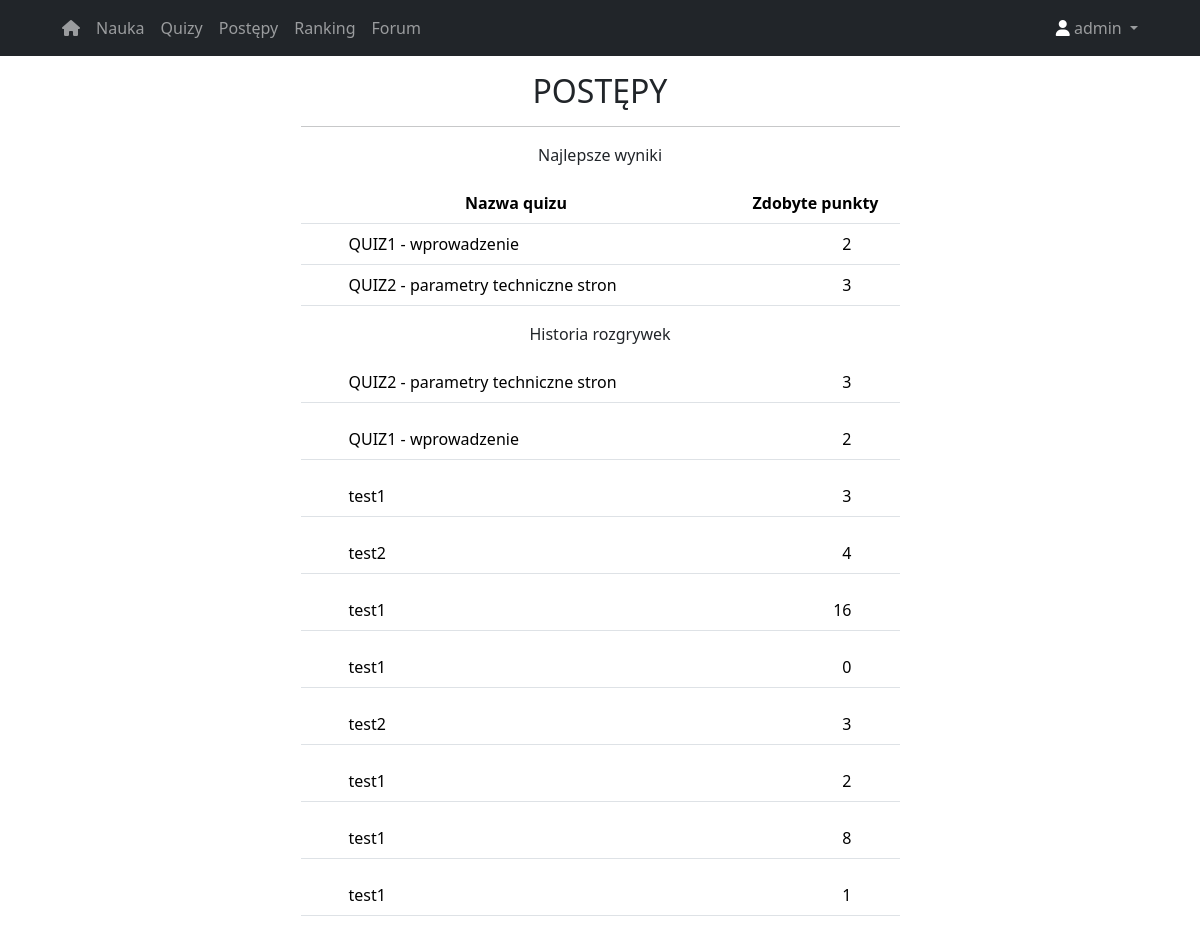
Page /progress (signed in) on the committed database.
### website/models.py (models this page shows)
class User(db.Model, UserMixin):
    id = db.Column(db.Integer, primary_key=True)
    email = db.Column(db.String(150), unique = True)
    password = db.Column(db.String(150))
    first_name = db.Column(db.String(150))
    points = db.relationship('Points')
    notes = db.relationship('Note')
    ranks = db.relationship('Rank')

class Points(db.Model):
    id = db.Column(db.Integer, primary_key=True)
    data = db.Column(db.String(100))
    points=db.Column(db.Integer)
    user_id = db.Column(db.Integer, db.ForeignKey('user.id'))

### website/auth.py (the view)
@auth.route('/progress')
@login_required
def progress():
    CU_name=current_user.first_name
    x=None
    tt1=Points.query.filter_by(data='QUIZ1 - wprowadzenie').join(User).filter_by(first_name=CU_name).order_by(Points.points.desc()).first()
    if (tt1==x):
        tt1='Nie brałeś udziału'
    else:
        tt1=tt1.points
    tt2=Points.query.filter_by(data='QUIZ2 - parametry techniczne stron').join(User).filter_by(first_name=CU_name).order_by(Points.points.desc()).first()
    if (tt2==x):
        tt2='Nie brałeś udziału'
    else:
        tt2=tt2.points
    lista_braku_udzialu_INT=[]
    lista_braku_udzialu=[tt1,tt2]
    for i in range(len(lista_braku_udzialu)):
        if lista_braku_udzialu[i] == 'Nie brałeś udziału':
            lista_braku_udzialu[i] = 0
    for element in lista_braku_udzialu:
        lista_braku_udzialu_INT.append(int(element))
    suma = sum(lista_braku_udzialu_INT)
    if Rank.query.filter_by(name=CU_name).first()==None:
        new_rank = Rank(name=current_user.first_name, rank_points=suma)  # Provide the user_id
        db.session.add(new_rank)
        db.session.commit()
    else:
        Rank.query.filter_by(name=CU_name).update({Rank.rank_points: suma})
        db.session.commit()
    return render_template('progress.html',tt1=tt1,tt2=tt2, user=current_user)

### website/__init__.py (called while the page is built)
def create_app():
    app = Flask(__name__)
    app.config['SECRET_KEY'] = 'hjshjhdjah kjshkjdhjs'
    app.config['SQLALCHEMY_DATABASE_URI'] = f'sqlite:///{DB_NAME}'
    db.init_app(app)
    from .auth import auth
    app.register_blueprint(auth, url_prefix='/')
    from .models import User
    with app.app_context():
        db.create_all()
    login_manager = LoginManager()
    login_manager.login_view = 'auth.login'
    login_manager.init_app(app)
    @login_manager.user_loader
    def load_user(id):
        return User.query.get(int(id))
    return app

### website/auth.py (called while the page is built)
@auth.before_request
def restrict_access_to_auth_routes():
    if current_user.is_authenticated and request.endpoint in ['auth.login', 'auth.sign_up']:
        return redirect(url_for('auth.mainPage'))

### website/templates/progress.html (shortened to what this page needs)
{% extends 'base.html' %}
{% block content %}
		<main>
        <div class="row align-items-center text-center">
            <div class="mx-auto col-10 col-md-8 col-lg-7">
                <h2 class="text-center">POSTĘPY</h2><hr>
            <p>Najlepsze wyniki</p>
            <table class="table table-striped">
                <thead>
                <tr>
                    <th scope="col">Nazwa quizu</th>
                    <th scope="col">Zdobyte punkty</th>
                </tr>
                    <tr>
                        <td class="text-start px-5">QUIZ1 - wprowadzenie</td>
                        <td class="text-end px-5">{{tt1}}</td>
                    </tr>
                    <tr>
                        <td class="text-start px-5">QUIZ2 - parametry techniczne stron</td>
                        <td class="text-end px-5">{{tt2}}</td>
                    </tr>
            </table>
            <p>Historia rozgrywek</p>
        <div class="table-responsive">
            {% for points in user.points|reverse %}
                        {% if loop.index <= 10 %}
                <table class="table">
                    <thead>
                        <tr>
                            <td class="text-start px-5">{{ points.data }}</td>
                            <td class="text-end px-5">{{ points.points }}</td>
                        </tr>
                </table>
                {%  endif %}
            {% endfor %}
        </div>
            </div>
        </div>
        </main>
{% endblock %}

### website/templates/base.html (shortened to what this page needs)
<!DOCTYPE html>
<html lang="en">
	<head>
     <link
            href="https://cdn.jsdelivr.net/npm/bootstrap@5.3.1/dist/css/bootstrap.min.css"
            rel="stylesheet"
 />
    <link
			rel="stylesheet"
			href=" {{ url_for('static', filename='style.css') }}"/>
</head>
<body>
        <nav class="navbar navbar-expand-lg navbar-dark bg-dark">
            <div class="nav-item container d-flex justify-content-between">
                <div class="container-fluid">
                    <div class="collapse navbar-collapse" id="navbarSupportedContent">
                        <ul class="navbar-nav me-auto mb-2 mb-lg-0">
							{% if user.is_authenticated %}
                            <li class="nav-item">
                                <a class="nav-link" href="/20_marcinek/licencjat/mainPage"><i class="fa-sharp fa-solid fa-house"></i></a>
                            </li>
                            <li class="nav-item">
                                <a class="nav-link" href="/20_marcinek/licencjat/course">Nauka</a>
                            </li>
                            <li class="nav-item">
                                <a class="nav-link" href="/20_marcinek/licencjat/quizy">Quizy</a>
                            </li>
                            <li class="nav-item">
                                <a class="nav-link" href="/20_marcinek/licencjat/progress">Postępy</a>
                            </li>
                                <li class="nav-item">
                                <a class="nav-link" href="/20_marcinek/licencjat/rank">Ranking</a>
                            </li>
                                <li class="nav-item">
                                <a class="nav-link" href="/20_marcinek/licencjat/forum">Forum</a>
                            </li>
							{% endif %}
                        </ul>
                        <div class="d-flex">
                            <ul class="navbar-nav me-auto mb-2 mb-lg-0">
                                <li class="nav-item dropdown">
									{% if user.is_authenticated %}
                                    <a
                                        class="nav-link dropdown-toggle"
                                        href="#"
                                        role="button"
                                        data-bs-toggle="dropdown"
                                        aria-expanded="false"><i class="fa-sharp fa-solid fa-user" style="color: #ffffff;"></i>
                                        {{current_user.first_name}}
                                    </a>
								{% endif %}
                                </li>
                            </ul>
                        </div>
                    </div>
                </div>
            </div>
        </nav>
        <div class="container-xl py-3 px-5">
  {% block content %}{% endblock %}
        </div>
	</body>
</html>

### rows in the picture
User: first_name "admin"
Points: data "QUIZ2 - parametry techniczne stron", points "3"
Points: data "QUIZ1 - wprowadzenie", points "2"
Points: data "test1", points "3"
Points: data "test2", points "4"
Points: data "test1", points "16"
Points: data "test1", points "0"
Points: data "test2", points "3"
Points: data "test1", points "2"
Points: data "test1", points "8"
Points: data "test1", points "1"

### other values in the picture
{{ tt1 }} "2"
{{ tt2 }} "3"
